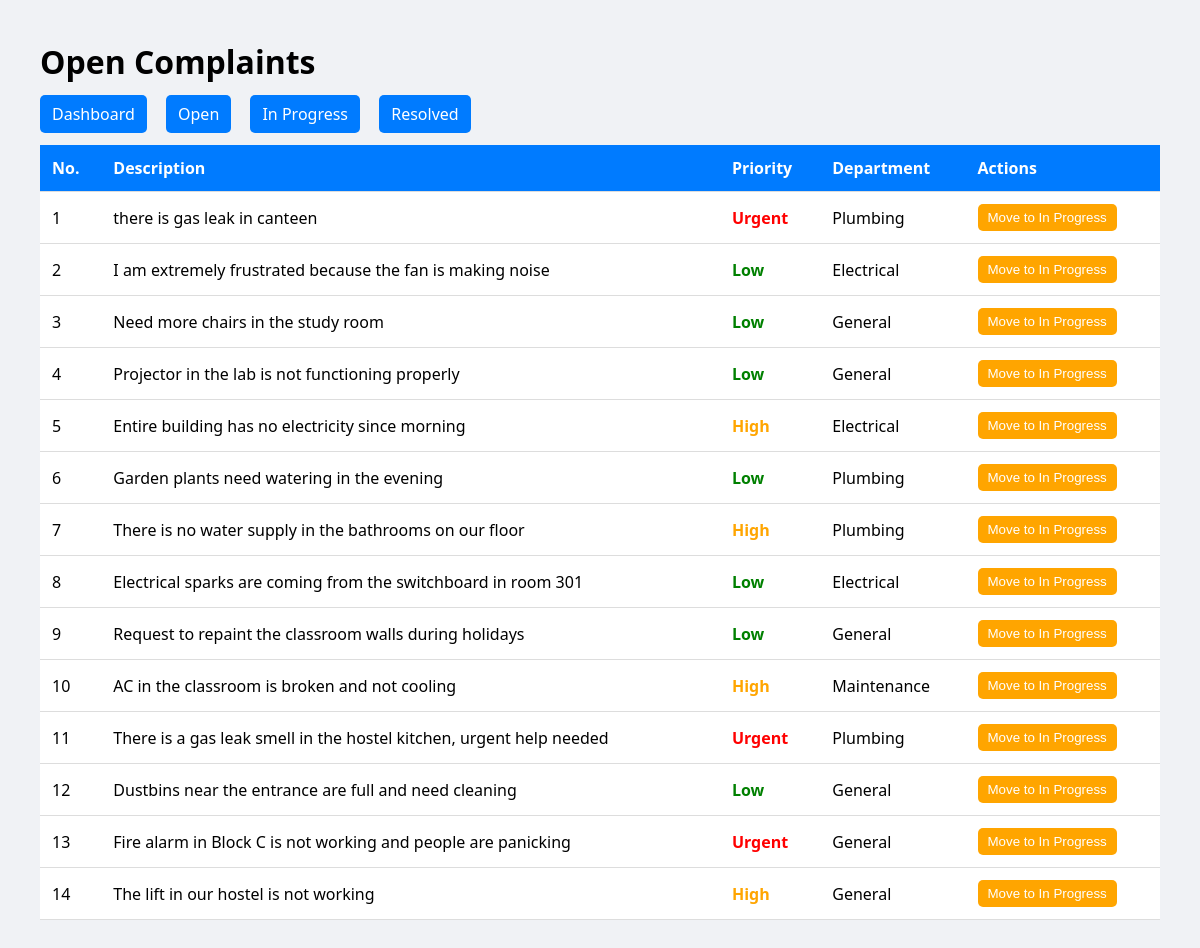
Page /open on the committed database.
### tables this page shows
CREATE TABLE complaints (
            id INTEGER PRIMARY KEY AUTOINCREMENT,
            description TEXT NOT NULL,
            severity TEXT DEFAULT 'Low',
            status TEXT DEFAULT 'Open',
            department TEXT DEFAULT 'General',
            assigned_to TEXT,
            created_at TIMESTAMP DEFAULT CURRENT_TIMESTAMP
        );

### app.py (the view)
@app.route('/open') #to display complaints filtered by "Open" status, allowing admins to focus on new issues that need attention
def open_complaints():
    conn = get_db_connection()
    complaints = conn.execute(
        "SELECT * FROM complaints WHERE status = 'Open' ORDER BY created_at DESC"
    ).fetchall()
    conn.close()
    return render_template('status_page.html', complaints=complaints,
                           title="Open Complaints", page_type="open")

### app.py (called while the page is built)
def get_db_connection():
    conn = sqlite3.connect(DB_FILE)
    conn.row_factory = sqlite3.Row
    return conn

### templates/status_page.html (shortened to what this page needs)
<!DOCTYPE html>
<html>
<head>
</head>
<body>
<h1>{{ title }}</h1>
<div class="nav">
    <a href="/admin">Dashboard</a>
    <a href="/open">Open</a>
    <a href="/in-progress">In Progress</a>
    <a href="/resolved">Resolved</a>
</div>
<table>
    <tr>
        <th>No.</th>
        <th>Description</th>
        <th>Priority</th>
        <th>Department</th>
        <th>Actions</th>
    </tr>
    {% for c in complaints %}
    <tr>
        <td>{{ loop.index }}</td>
        <td>{{ c.description }}</td>
        <td class="
            {% if c.severity == 'Urgent' %}urgent
            {% elif c.severity == 'High' %}high
            {% else %}low
            {% endif %}
        ">
            {{ c.severity }}
        </td>
        <td>{{ c.department }}</td>
        <td>
            {% if page_type == "open" %}
                <a href="/update_status/{{ c.id }}/In Progress"
                   onclick="return confirm('Move to In Progress?')">
                    <button class="btn progress">Move to In Progress</button>
                </a>
            {% elif page_type == "progress" %}
                <a href="/update_status/{{ c.id }}/Resolved"
                   onclick="return confirm('Mark as Resolved?')">
                    <button class="btn resolved">Mark as Resolved</button>
                </a>
            {% else %}
                <span style="color: gray;">No actions</span>
            {% endif %}
        </td>
    </tr>
    {% endfor %}
</table>
</body>
</html>

### templates/status_page.html (style rules this page uses)
body { font-family: 'Segoe UI'; background: #f0f2f5; margin: 40px; }
h1 { margin-bottom: 20px; }
.nav a { margin-right: 15px; text-decoration: none; padding: 8px 12px; background: #007bff; color: white; border-radius: 5px; }
table { width: 100%; border-collapse: collapse; background: white; margin-top: 20px; }
th, td { padding: 12px; border-bottom: 1px solid #ddd; text-align: left; }
th { background: #007bff; color: white; }
.urgent { color: red; font-weight: bold; }
.high { color: orange; font-weight: bold; }
.low { color: green; font-weight: bold; }
.btn { padding: 6px 10px; border: none; border-radius: 5px; cursor: pointer; color: white; }
.progress { background: orange; }

### rows in the picture
complaints: description "there is gas leak in canteen", severity "Urgent", department "Plumbing"
complaints: description "I am extremely frustrated because the fan is making noise", severity "Low", department "Electrical"
complaints: description "Need more chairs in the study room", severity "Low", department "General"
complaints: description "Projector in the lab is not functioning properly", severity "Low", department "General"
complaints: description "Entire building has no electricity since morning", severity "High", department "Electrical"
complaints: description "Garden plants need watering in the evening", severity "Low", department "Plumbing"
complaints: description "There is no water supply in the bathrooms on our floor", severity "High", department "Plumbing"
complaints: description "Electrical sparks are coming from the switchboard in room 301", severity "Low", department "Electrical"
complaints: description "Request to repaint the classroom walls during holidays", severity "Low", department "General"
complaints: description "AC in the classroom is broken and not cooling", severity "High", department "Maintenance"
complaints: description "There is a gas leak smell in the hostel kitchen, urgent help needed", severity "Urgent", department "Plumbing"
complaints: description "Dustbins near the entrance are full and need cleaning", severity "Low", department "General"
complaints: description "Fire alarm in Block C is not working and people are panicking", severity "Urgent", department "General"
complaints: description "The lift in our hostel is not working", severity "High", department "General"

### other values in the picture
{{ title }} "Open Complaints"
